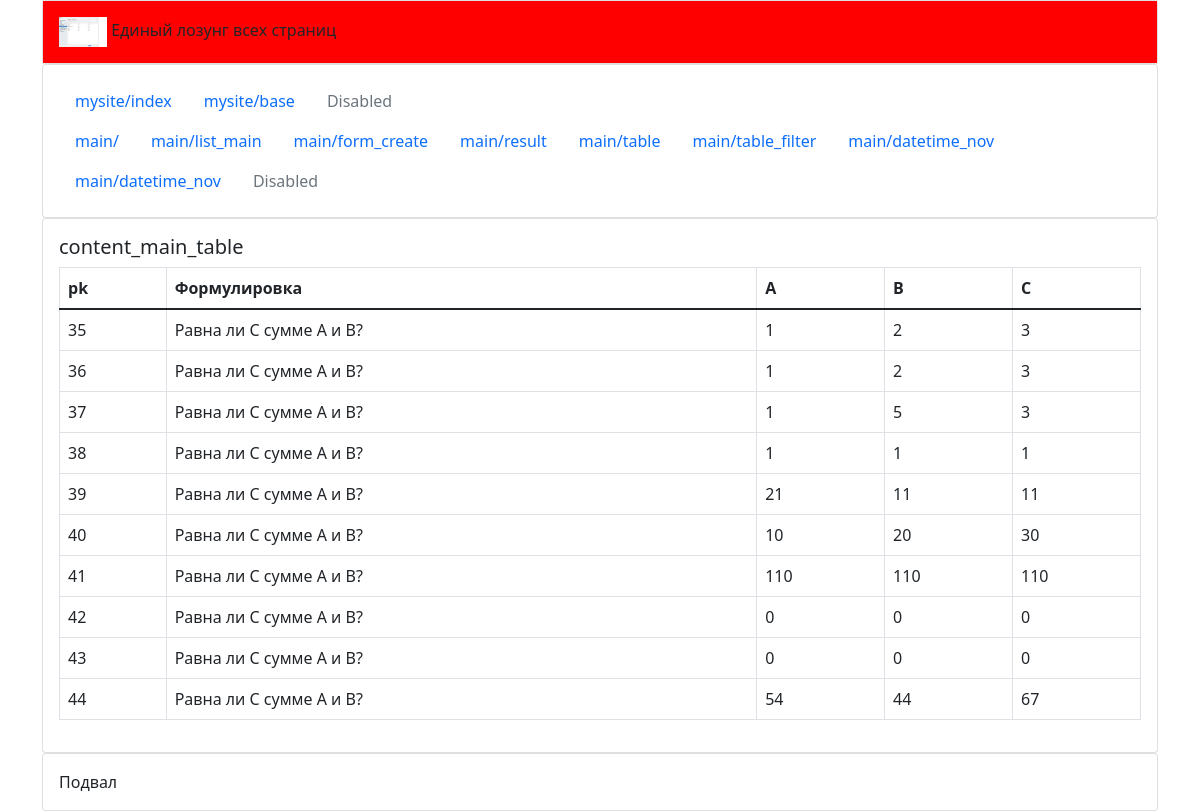
The page /main/table/ on the database as committed earlier.
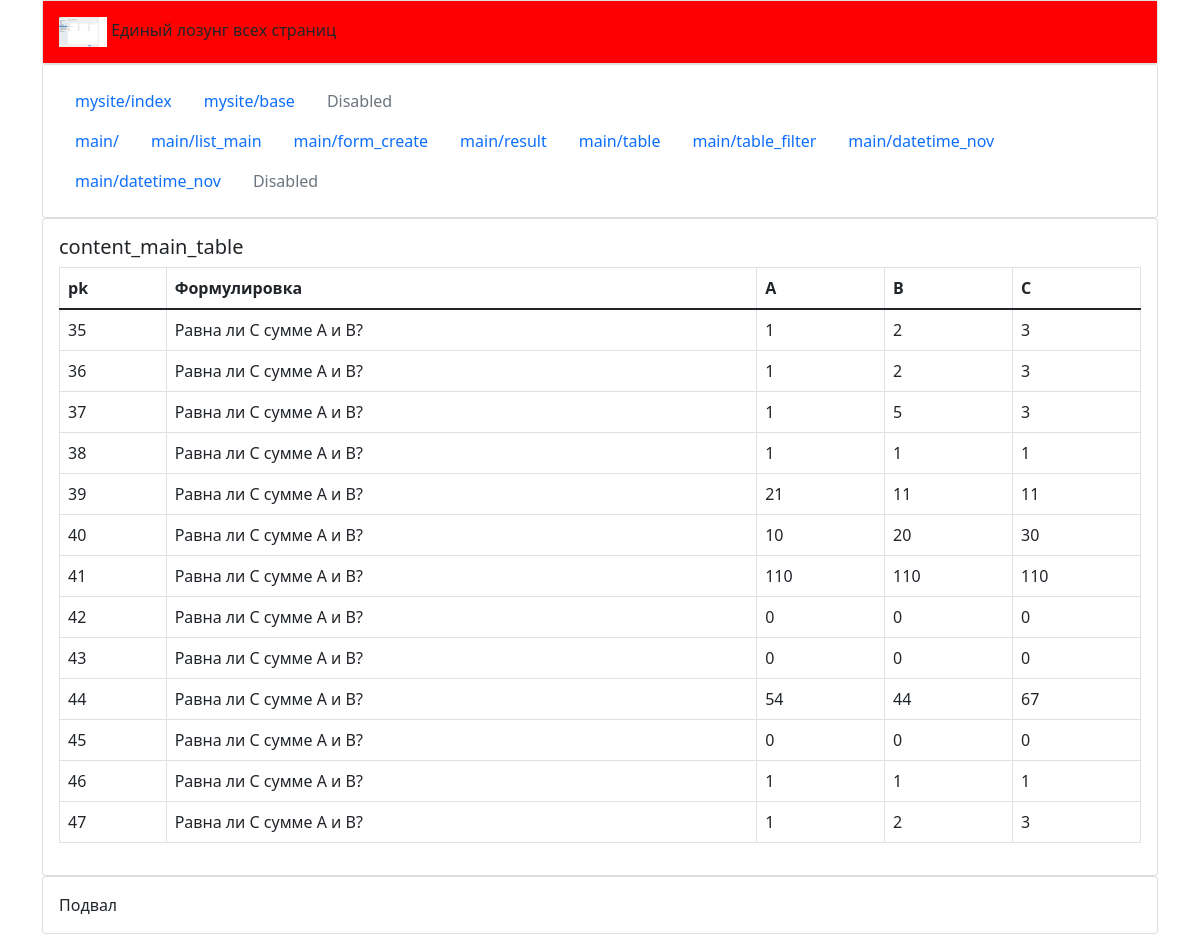
The same page on the database as committed later.
### main/models.py (models this page shows, shortened)
class Abc(models.Model):
    task = models.CharField(default="Равна ли С сумме A и B?", max_length=256)
    a = models.IntegerField(default=0)
    b = models.IntegerField(default=0)
    c = models.IntegerField(default=0)

### main/views.py (the view)
# urls.py: path('table/', views.table, name='table'),
def table(request):
    rows = Abc.objects.values_list()
    print('\nrows:\n', rows)
    context = {'rows': rows}
    return render(request, 'main/table.html', context)

### templates/main/table.html (shortened to what this page needs)
{% extends '../mysite/base.html' %}
{% block content %}
<h5>content_main_table</h5>
<table class="table table-bordered">
    <thead>
    <tr>
        <th scope="col">pk</th>
        <th scope="col">Формулировка</th>
        <th scope="col">A</th>
        <th scope="col">B</th>
        <th scope="col">C</th>
    </tr>
    </thead>
    <tbody>
    {% for row in rows %}
        <tr>
            {% for item in row %}
            <td>
                {{ item }}
            </td>
            {% endfor %}
        </tr>
    {% endfor %}
</table>
{% endblock %}

Rows that differ between the two databases and show on the page:
added Abc: row "45" "Равна ли С сумме A и B?" "0" "0" "0"
added Abc: row "46" "Равна ли С сумме A и B?" "1" "1" "1"
added Abc: row "47" "Равна ли С сумме A и B?" "1" "2" "3"
